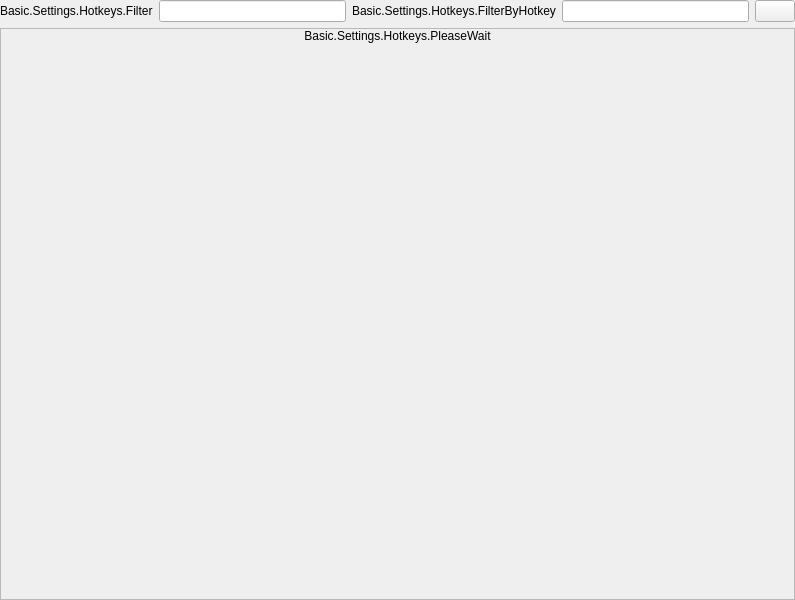
<?xml version="1.0" encoding="UTF-8"?>
<ui version="4.0">
 <class>HotkeyPage</class>
 <widget class="QWidget" name="HotkeyPage">
  <property name="geometry">
   <rect>
    <x>0</x>
    <y>0</y>
    <width>795</width>
    <height>600</height>
   </rect>
  </property>
  <property name="windowTitle">
   <string>Form</string>
  </property>
  <layout class="QVBoxLayout" name="verticalLayout">
   <property name="leftMargin">
    <number>0</number>
   </property>
   <property name="topMargin">
    <number>0</number>
   </property>
   <property name="rightMargin">
    <number>0</number>
   </property>
   <property name="bottomMargin">
    <number>0</number>
   </property>
   <item>
    <layout class="QGridLayout" name="hotkeySearchLayout">
     <item row="0" column="0">
      <widget class="QLabel" name="hotkeySearchLabel">
       <property name="text">
        <string>Basic.Settings.Hotkeys.Filter</string>
       </property>
      </widget>
     </item>
     <item row="0" column="1">
      <widget class="QLineEdit" name="hotkeyFilterSearch"/>
     </item>
     <item row="0" column="2">
      <widget class="QLabel" name="hotkeyFilterLabel">
       <property name="text">
        <string>Basic.Settings.Hotkeys.FilterByHotkey</string>
       </property>
      </widget>
     </item>
     <item row="0" column="3">
      <widget class="OBSHotkeyEdit" name="hotkeyFilterInput"/>
     </item>
     <item row="0" column="4">
      <widget class="QPushButton" name="hotkeyFilterReset">
       <property name="sizePolicy">
        <sizepolicy hsizetype="Maximum" vsizetype="Maximum">
         <horstretch>0</horstretch>
         <verstretch>0</verstretch>
        </sizepolicy>
       </property>
       <property name="minimumSize">
        <size>
         <width>0</width>
         <height>0</height>
        </size>
       </property>
       <property name="maximumSize">
        <size>
         <width>16777215</width>
         <height>16777215</height>
        </size>
       </property>
       <property name="baseSize">
        <size>
         <width>0</width>
         <height>0</height>
        </size>
       </property>
       <property name="toolTip">
        <string>Clear</string>
       </property>
       <property name="icon">
        <iconset resource="../obs.qrc">
         <normaloff>:/res/images/revert.svg</normaloff>:/res/images/revert.svg</iconset>
       </property>
       <property name="iconSize">
        <size>
         <width>20</width>
         <height>20</height>
        </size>
       </property>
       <property name="flat">
        <bool>false</bool>
       </property>
       <property name="class" stdset="0">
        <string>btn-tool icon-revert</string>
       </property>
      </widget>
     </item>
    </layout>
   </item>
   <item>
    <widget class="QScrollArea" name="hotkeyScrollArea">
     <property name="widgetResizable">
      <bool>true</bool>
     </property>
     <widget class="QWidget" name="hotkeyScrollContents">
      <property name="geometry">
       <rect>
        <x>0</x>
        <y>0</y>
        <width>793</width>
        <height>562</height>
       </rect>
      </property>
      <layout class="QVBoxLayout" name="verticalLayout_33">
       <property name="leftMargin">
        <number>0</number>
       </property>
       <property name="topMargin">
        <number>0</number>
       </property>
       <property name="rightMargin">
        <number>0</number>
       </property>
       <property name="bottomMargin">
        <number>0</number>
       </property>
       <item>
        <widget class="QFrame" name="hotkeyScrollFrame">
         <layout class="QFormLayout" name="hotkeyFormLayout">
          <property name="fieldGrowthPolicy">
           <enum>QFormLayout::FieldGrowthPolicy::AllNonFixedFieldsGrow</enum>
          </property>
          <property name="leftMargin">
           <number>0</number>
          </property>
          <property name="topMargin">
           <number>0</number>
          </property>
          <property name="rightMargin">
           <number>0</number>
          </property>
          <property name="bottomMargin">
           <number>0</number>
          </property>
          <item row="0" column="0" colspan="2">
           <widget class="QLabel" name="pleaseWaitLabel">
            <property name="sizePolicy">
             <sizepolicy hsizetype="Preferred" vsizetype="Preferred">
              <horstretch>0</horstretch>
              <verstretch>0</verstretch>
             </sizepolicy>
            </property>
            <property name="text">
             <string>Basic.Settings.Hotkeys.PleaseWait</string>
            </property>
            <property name="alignment">
             <set>Qt::AlignmentFlag::AlignCenter</set>
            </property>
           </widget>
          </item>
         </layout>
        </widget>
       </item>
      </layout>
     </widget>
    </widget>
   </item>
  </layout>
 </widget>
 <customwidgets>
  <customwidget>
   <class>OBSHotkeyEdit</class>
   <extends>QLineEdit</extends>
   <header>settings/OBSHotkeyEdit.hpp</header>
  </customwidget>
 </customwidgets>
 <resources>
  <include location="../obs.qrc"/>
 </resources>
 <connections/>
</ui>
